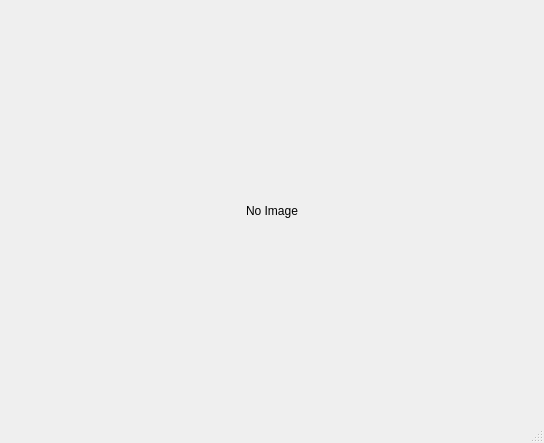
<?xml version="1.0" encoding="UTF-8"?>
<ui version="4.0">
 <class>SjcClient</class>
 <widget class="QMainWindow" name="SjcClient">
  <property name="geometry">
   <rect>
    <x>0</x>
    <y>0</y>
    <width>544</width>
    <height>443</height>
   </rect>
  </property>
  <property name="windowTitle">
   <string>MainWindow</string>
  </property>
  <widget class="QWidget" name="centralwidget">
   <layout class="QVBoxLayout" name="verticalLayout">
    <item>
     <widget class="QLabel" name="labelImage">
      <property name="text">
       <string>No Image</string>
      </property>
      <property name="scaledContents">
       <bool>true</bool>
      </property>
      <property name="alignment">
       <set>Qt::AlignCenter</set>
      </property>
     </widget>
    </item>
   </layout>
  </widget>
  <widget class="QMenuBar" name="menubar">
   <property name="geometry">
    <rect>
     <x>0</x>
     <y>0</y>
     <width>544</width>
     <height>21</height>
    </rect>
   </property>
  </widget>
  <widget class="QStatusBar" name="statusbar"/>
 </widget>
 <resources/>
 <connections/>
</ui>
